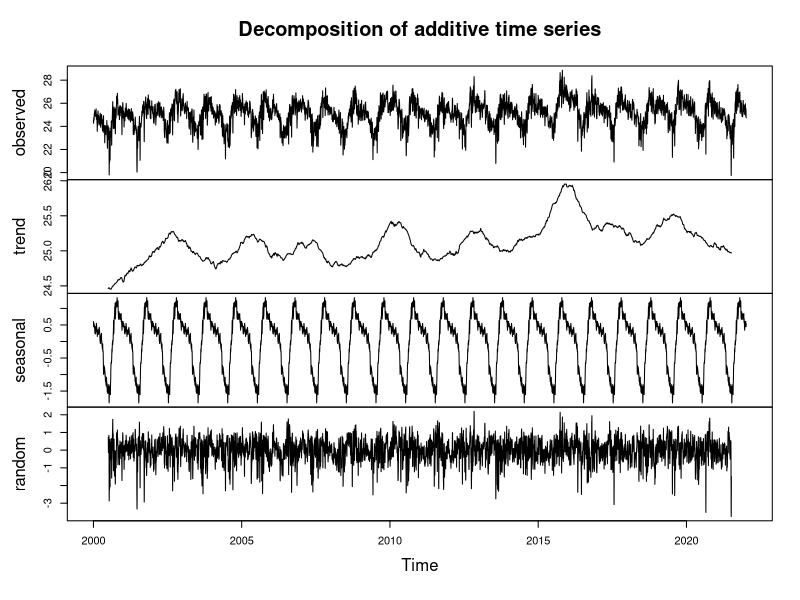
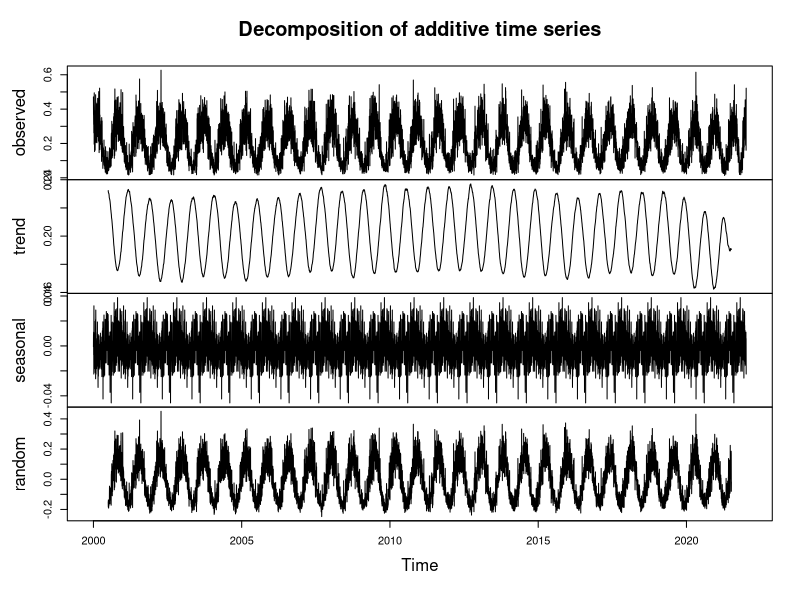
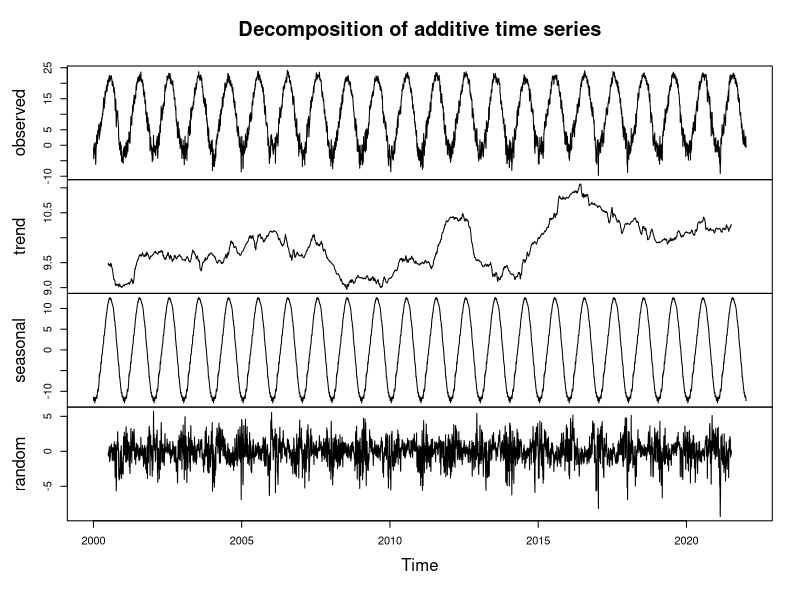
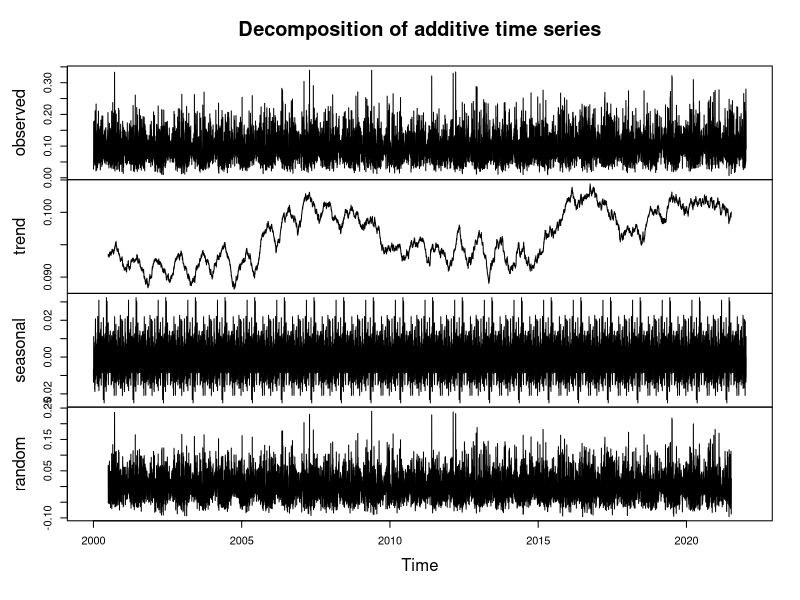

Here is the R script that generated these plots, in order:
## ---- chunk 1
knitr::opts_chunk$set(echo = TRUE)
## ---- chunk 2
require(tidyverse)

temp <- read.csv("./Data_Raw/Temperature_Data.csv")
prec <- read.csv("./Data_Raw/Precipitation_Data.csv")
## ---- chunk 3
temp_processed<- temp%>%
  mutate(Date = as.Date(Date, format = "%d-%m-%y"))%>%
  rename(Temp= Temperaturedaily)%>%
  arrange(Date, Country)%>%
  select(Date, Country, Temp)

prec_processed<- prec%>%
  mutate(Date = as.Date(Date, format = "%d-%m-%y"))%>%
  rename(Precip= Precipitationdaily)%>%
  #arrange(Date)%>%
  select(Date, Country, Precip)
## ---- chunk 4
#Filter for Brazil 
#Temperature
BRA_temp <- temp_processed%>%
  filter(Country == 'BRA')
#Precipitation
BRA_precip <- prec_processed%>%
  filter(Country == 'BRA')

#Time series transformation
ts_temp_BRA <- ts(BRA_temp[,3], frequency = 365, start = c(2000,1))
ts_precip_BRA <- ts(BRA_precip[,3], frequency = 365, start = c(2000,1))

#Decompose
decompose_temp_BRA <- decompose(ts_temp_BRA, type = "additive")
plot(decompose_temp_BRA)
decompose_precip_BRA <- decompose(ts_precip_BRA, type = "additive")
plot(decompose_precip_BRA)
## ---- chunk 5
#Filter for USA
#Temperature
USA_temp <- temp_processed%>%
  filter(Country == 'USA')
#Precipitation
USA_precip <- prec_processed%>%
  filter(Country == 'USA')

#Time series transformation
ts_temp_USA <- ts(USA_temp[,3], frequency = 365, start = c(2000,1))
ts_precip_USA <- ts(USA_precip[,3], frequency = 365, start = c(2000,1))

#Decompose
decompose_temp_USA <- decompose(ts_temp_USA, type = "additive")
plot(decompose_temp_USA)
decompose_precip_USA <- decompose(ts_precip_USA, type = "additive")
plot(decompose_precip_USA)
